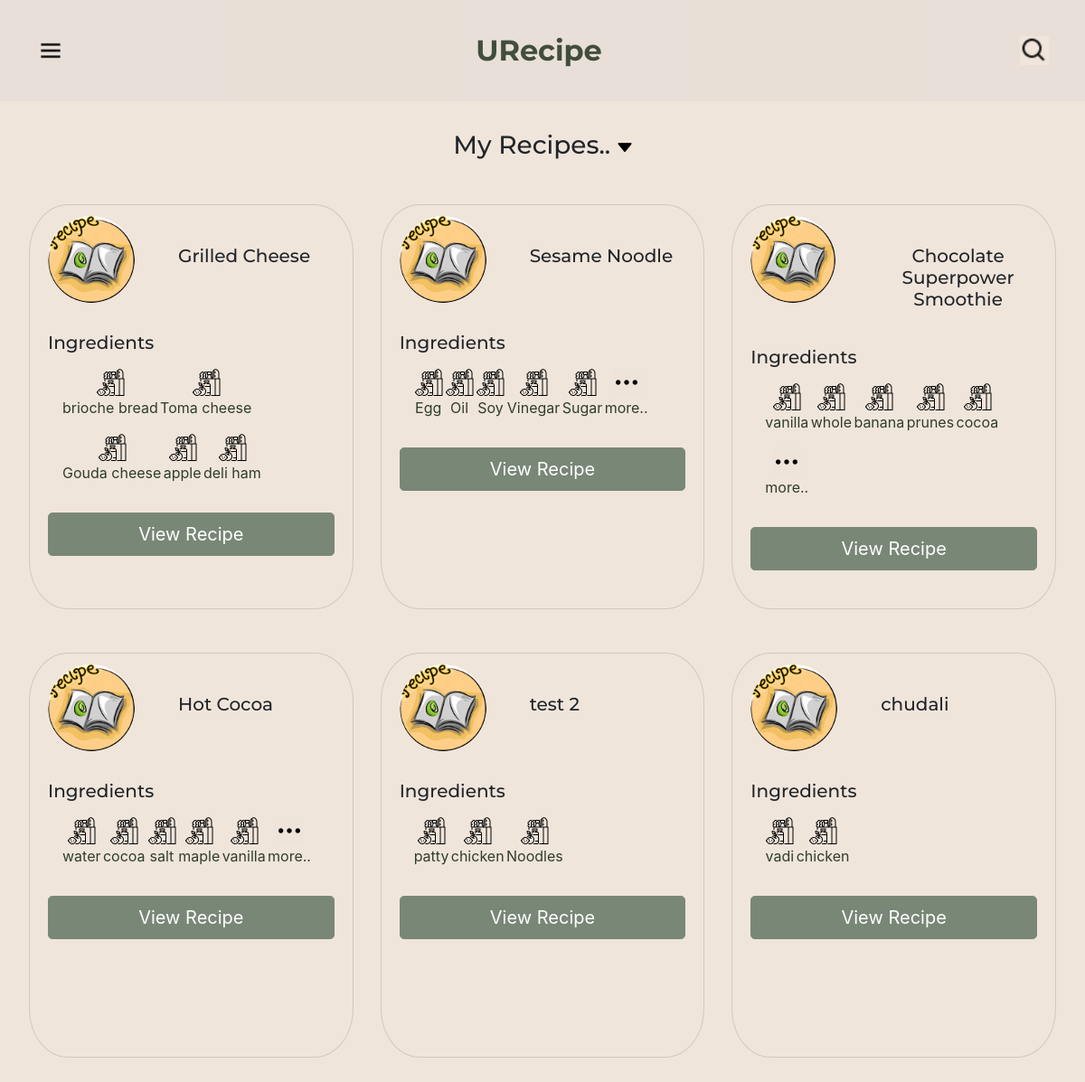
Page /My_recipes (signed in) on the committed database.
### polls/models.py (models this page shows, shortened)
class Recipe(models.Model):
    title = models.TextField(max_length = 35, blank = False, unique = True)
    description = models.TextField(blank = False)
    image = models.ImageField(upload_to='images',default = 'images/007.jpg')
    user = models.ForeignKey(User, on_delete=models.CASCADE, related_name='recipes', blank = False)

class Ingredients(models.Model):
    name = models.TextField(max_length = 20, blank = False, unique = True)
    image = models.ImageField(upload_to='images',default = 'images/ing_def.webp')
    ing_recipe = models.ManyToManyField(Recipe, related_name='ingredient', blank = False)

### polls/views.py (the view)
# urls.py: path("My_recipes", views.my_recipe, name='myrecipe'),
def my_recipe(request):
    if request.user.is_authenticated:
        usr = User.objects.get(username=request.user.username)
        context['heading_card'] = "My Recipes.."
        context['recipes'] = usr.recipes.all()
        return render(request, 'polls/index.html', context)
    else:
        context['heading_card'] = "Recipes you may like.."
        redirect('/home/')

### polls/templates/polls/index.html
{% extends 'polls/base.html' %}
{% block content %}
    {% include 'polls/card.html' %}
{% endblock content %}

### polls/templates/polls/card.html
<section class="white-section">
  {% load static %}
  <h2 class="section-heading">{{ heading_card }} <img src="{% static 'polls/images/below.webp' %}"
      style="width: 1rem; height: 1rem" alt="" /></h2>
  <div class="row">
    {% for recipe in recipes %}
    <div class="recipe-column col-lg-4 col-md-6">
      <div class="card">
        <div class="card-header">
          <img src="{{ recipe.image.url }}" alt="" />
          <h3>{{ recipe.title }}</h3>
        </div>
        <div class="card-body">
          <h2 class="price-text">Ingredients</h2>
          <ul class="ingredients">
            <section class="list-ing">
              <div class="list-items">
                {% for val in recipe.ingredient.all %}
                {% if forloop.counter <= 3 %} <li>
                  <img src="{{ val.image.url }}" style="width: 2rem; height: 2rem"
                    alt="" />
                  <p>{{ val.name }}</p>
                  </li>
                  {% endif %}
                  {% endfor %}
              </div>
              <div class="list-items">
                {% for val in recipe.ingredient.all %} {% if forloop.counter > 3 and forloop.counter <= 6 %} <li>
                  {% if forloop.counter == 6 %}
                  <img src="{% static 'polls/images/more.png' %}" style="width: 2rem; height: 2rem" alt="" />
                  <p>more..</p>
                  {% else %}
                  <img src="{{ val.image.url }}" style="width: 2rem; height: 2rem"
                    alt="" />
                  <p>{{ val.name }}</p>
                  {% endif %}
                  </li>
                  {% endif %} {% endfor %}
              </div>
            </section>
          </ul>
          <a class="btn btn-lg btn-block btn-dark" href="{% url 'description' recipe.title %}">
            View Recipe
          </a>
        </div>
      </div>
    </div>
    {% endfor %}
  </div>
</section>

### polls/static/polls/styles.css (style rules this page uses)
html, body { height: 100%; background-color: #f0e5db; }
h1, h2, h3, h4, h5, h6 { font-family: 'Montserrat', sans-serif; }
p { color: #2f3d2d; }
ul { padding-left: 0rem; }
li { transition: all 0.3s ease 0s; }
.recipe-column { border-radius: 20%; }
.white-section h2 { font-size: 1.25rem; }
.white-section h3 { font-size: 1.5rem; }
.white-section .section-heading { width: 100%; text-align: center; font-size: 1.75rem; margin-bottom: 3rem; }
.white-section { margin: 2rem; }
.card-header { display: flex; background-color: rgba(0, 0, 0, 0); border: none; }
.card-header h3 { margin-top: 2rem; padding-left: 3rem; text-align: center; }
.card-header img { height: 6rem; width: 6rem; border-radius: 100%; }
.card { height: 28rem; background-color: #f0e5db; border-radius: 12%; }
.card li { list-style: none; display: inline; float: left; }
.recipe-column { margin-bottom: 3rem; }
.ingredients { display: flex; text-align: center; padding: 1rem; margin: 1rem; cursor: pointer; }
.list-ing { width: 100%; }
section .list-ing .list-items { text-align: center; }
.card-body .list-ing li { text-align: center; margin-right: 2rem; padding: 0rem 0.5rem; border-radius: 20%; }
@media (max-width: 1680px) { .card-body .list-ing li { text-align: center; margin-right: 1rem; padding: 0rem 0rem; border-radius: 20%; } }
@media (max-width: 1520px) { .card-header h3 { font-size: 1.25rem; } }
@media (max-width: 1370px) { .card-body .list-ing li { text-align: center; margin-right: 0.15rem; padding: 0rem 0rem; border-radius: 20%; } }
@media (max-width: 1370px) { .card-header h3 { font-size: 1.25rem; } }
@media (max-width: 1370px) { .ingredients { padding: 0rem; } }
@media (max-width: 1370px) { .card-header img { height: 6rem; width: 6rem; } }
.btn-dark { color: #fff; background-color: #798777; border-color: #798777; }

### rows in the picture
Recipe: image (picture), title "Grilled Cheese"
Ingredients: image (picture), name "brioche bread"
Ingredients: image (picture), name "Toma cheese"
Ingredients: image (picture), name "Gouda cheese"
Ingredients: image (picture), name "apple"
Ingredients: image (picture), name "deli ham"
Recipe: image (picture), title "Sesame Noodle"
Ingredients: image (picture), name "Egg"
Ingredients: image (picture), name "Oil"
Ingredients: image (picture), name "Soy"
Ingredients: image (picture), name "Vinegar"
Ingredients: image (picture), name "Sugar"
Recipe: image (picture), title "Chocolate Superpower Smoothie"
Ingredients: image (picture), name "vanilla"
Ingredients: image (picture), name "whole"
Ingredients: image (picture), name "banana"
Ingredients: image (picture), name "prunes"
Ingredients: image (picture), name "cocoa"
Recipe: image (picture), title "Hot Cocoa"
Ingredients: image (picture), name "water"
Ingredients: image (picture), name "salt"
Ingredients: image (picture), name "maple"
Recipe: image (picture), title "test 2"
Ingredients: image (picture), name "patty"
Ingredients: image (picture), name "chicken"
Ingredients: image (picture), name "Noodles"
Recipe: image (picture), title "chudali"
Ingredients: image (picture), name "vadi"

### other values in the picture
{{ heading_card }} "My Recipes.."
